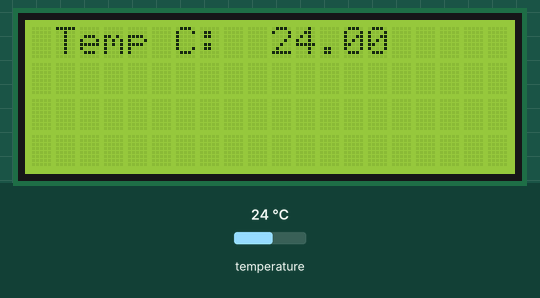
Simulated run of this sketch. Board: Arduino Uno, built with avr-gcc and run on an emulated ATmega328P. Parts: 20×4 character LCD. Inputs (shaded band) come from the test bench; at power-on: temperature 24 °C. What the sketch prints to the serial monitor is not drawn.

Above: at 1.2 s.
1.3 s: temperature set to 12 °C
At 2.3 s:
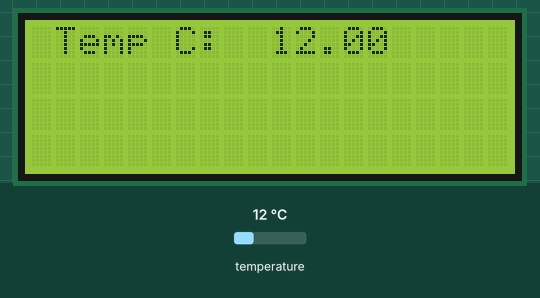
3.1 s: temperature set to 19 °C
4.7 s: temperature set to 28 °C
At 5.7 s:
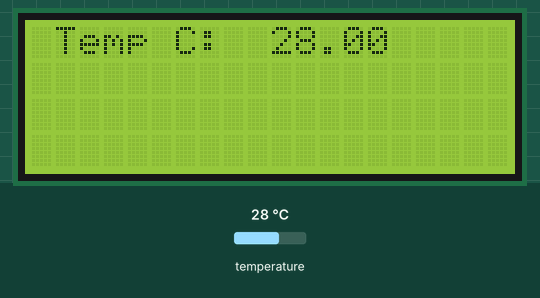
Timing chart, 0 to 7.7 s (numbered marks = the images above; inputs shaded):
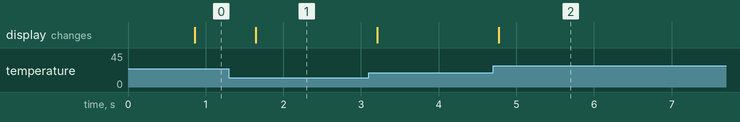

Measured:
- after the input at 1.3 s, the display: changes after 0.35 s (image 1)
- after the input at 4.7 s, the display: changes after 0.08 s (image 2)

The sketch:

sensor_V2.ino
```cpp
// ***********************************************************************************
//
// PROJECT     :  temperature sensor V_2 for python
//
// FUNCTION    :  sensor
//
// AUTHOR      :  Wei-Ting Chen
//
// Reference   :  https://arduinojson.org/v6/api/jsondocument/
//                https://www.arduino.cc/reference/en/
//
//
//
// ***********************************************************************************

#include <OneWire.h>
#include <DallasTemperature.h>
#include <LiquidCrystal_I2C.h>
#include <ArduinoJson.h>


// *****************************************************************
// define the display type
LiquidCrystal_I2C lcd (0x27, 20,  4);

// Data wire is plugged into port 2 on the Arduino
#define ONE_WIRE_BUS 2
OneWire oneWire(ONE_WIRE_BUS);

// Pass our oneWire reference to Dallas Temperature.
DallasTemperature sensors(&oneWire);
int index = 0 ;

// To store in the heap
// that implicitly becomes an object
DynamicJsonDocument doc(1024);

// *****************************************************************


//******************************************************************
// Main setup
void setup(void)
{
  // start serial port
  Serial.begin(9600);
  Serial.println("Temperature Sensor");

  // Start up sensor
  sensors.begin();

  // Start up LCD
  lcd.init();
  lcd.backlight();

}
//******************************************************************


//******************************************************************
// Function

// print the temperature on screen
void printTemperature(int index)
{

  //float tempC = sensors.getTempC(deviceAddress);
  float tempC = sensors.getTempCByIndex(index);
  int counter  = 0 ;
  if(tempC == DEVICE_DISCONNECTED_C)
  {
    Serial.println("Error: Could not read temperature data");
    return;
  }

  // print temperature
  //Serial.print("Temp C");
  //Serial.print(",");
  //Serial.println(tempC);

  // To json file
  doc["Time"] = counter;
  doc["temperature"] = tempC;
  serializeJson(doc, Serial);

  //Serial.print(" Temp F: ");
  //Serial.println(DallasTemperature::toFahrenheit(tempC));

  //
  lcd.clear();
  lcd.print(" Temp C: ");
  lcd.setCursor(10,0);
  lcd.print(tempC);

}
//******************************************************************
//


//******************************************************************
// Main loop
void loop(void)
{

  // request to all devices on the bus and to issue a global temperature
  //Serial.println("Requesting temperatures...");
  sensors.requestTemperatures();
  //Serial.println("DONE");

  // print the current temperature
  printTemperature(index);
  Serial.println(" ");

}
//******************************************************************
//
```
